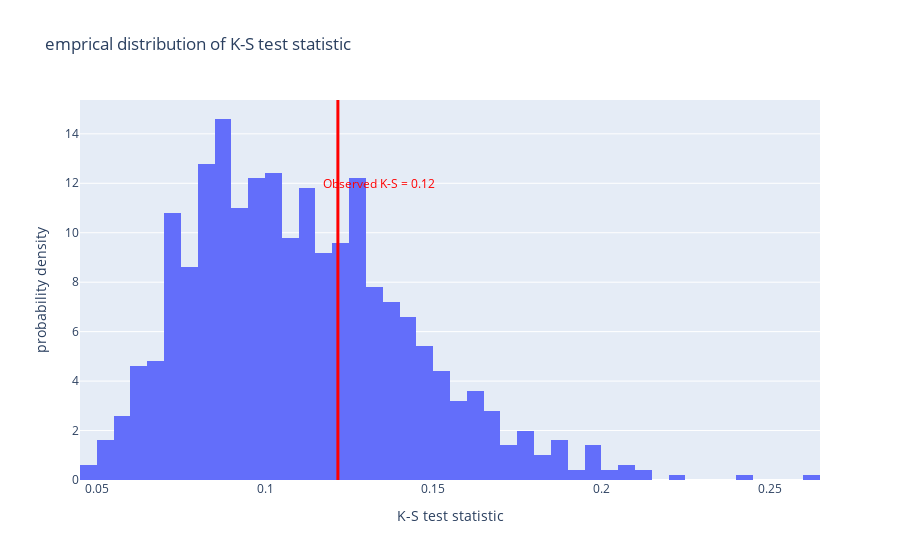

Notebook cell for this chart:
### Markdown cell above
The distribution is different which tell us that we should implement K-S test statistic in our permutation test. The Emprical Distribution of test static below:

### Code cell
n_repetitions = 1_000
shuffled = powerOutage.copy()
shuffled['missing_dur'] = shuffled['OUTAGE.DURATION'].isna()

ks_stats = []
groups = shuffled.groupby('missing_dur')['POPULATION']
obs_stat = ks_2samp(groups.get_group(True), groups.get_group(False)).statistic
for _ in range(n_repetitions):
    
    # Shuffling the data.
    shuffled['POPULATION'] = np.random.permutation(shuffled['RES.PRICE'])
    
    # Computing and storing the K-S statistic.
    groups = shuffled.groupby('missing_dur')['POPULATION']
    ks_stat = ks_2samp(groups.get_group(True), groups.get_group(False)).statistic
    ks_stats.append(ks_stat)
    
ks_stats[:10]

fig = px.histogram(x = ks_stats, 
                   histnorm='probability density',
                   title= 'emprical distribution of K-S test statistic',
                   labels={'x' : 'K-S test statistic'})
fig.add_vline(obs_stat, line_width = 3, line_color = 'red', opacity=1)
fig.add_annotation(text=f'<span style="color:red">Observed K-S = {round(obs_stat, 2)}</span>',
                   x=1.1 * obs_stat, showarrow=False, y=12)
fig.show()

### Figure 1 — Plotly figure (JSON) as saved in the notebook; plotly's stock layout.template omitted (floating-point values rounded to 4 significant figures; data arrays with more than 128 entries replaced by an {"elided": "..."} marker saying what was removed)
{"data": [{"alignmentgroup": "True", "bingroup": "x", "histnorm": "probability density", "hovertemplate": "K-S test statistic=%{x}<br>probability density=%{y}<extra></extra>", "legendgroup": "", "marker": {"color": "#636efa", "pattern": {"shape": ""}}, "name": "", "offsetgroup": "", "orientation": "v", "showlegend": false, "type": "histogram", "x": {"elided": "1000 float values"}, "xaxis": "x", "yaxis": "y"}], "layout": {"annotations": [{"showarrow": false, "text": "<span style=\"color:red\">Observed K-S = 0.12</span>", "x": 0.1338, "y": 12}], "barmode": "relative", "legend": {"tracegroupgap": 0}, "shapes": [{"line": {"color": "red", "width": 3}, "opacity": 1, "type": "line", "x0": 0.1217, "x1": 0.1217, "xref": "x", "y0": 0, "y1": 1, "yref": "y domain"}], "title": {"text": "emprical distribution of K-S test statistic"}, "xaxis": {"anchor": "y", "domain": [0, 1], "title": {"text": "K-S test statistic"}}, "yaxis": {"anchor": "x", "domain": [0, 1], "title": {"text": "probability density"}}}}
